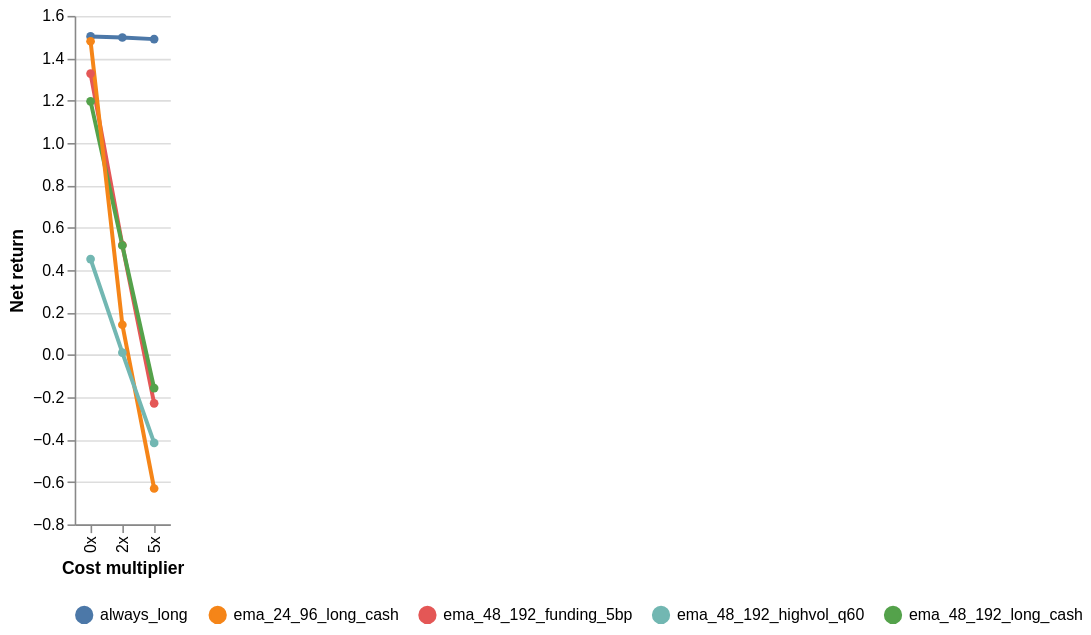

Here is the Vega-Lite specification saved for this chart:
### Vega-Lite specification from a JSON file in a GitHub repository (floating-point values rounded to 4 significant figures)
{"$schema": "https://vega.github.io/schema/vega-lite/v5.json", "description": "BTC AutoResearch cycle 1 cost stress for top candidates.", "width": "container", "height": 320, "data": {"values": [{"strategy": "always_long", "cost": "0x", "net": 1.503}, {"strategy": "always_long", "cost": "2x", "net": 1.498}, {"strategy": "always_long", "cost": "5x", "net": 1.49}, {"strategy": "ema_48_192_funding_5bp", "cost": "0x", "net": 1.328}, {"strategy": "ema_48_192_funding_5bp", "cost": "2x", "net": 0.5184}, {"strategy": "ema_48_192_funding_5bp", "cost": "5x", "net": -0.2286}, {"strategy": "ema_48_192_long_cash", "cost": "0x", "net": 1.197}, {"strategy": "ema_48_192_long_cash", "cost": "2x", "net": 0.5164}, {"strategy": "ema_48_192_long_cash", "cost": "5x", "net": -0.1568}, {"strategy": "ema_24_96_long_cash", "cost": "0x", "net": 1.48}, {"strategy": "ema_24_96_long_cash", "cost": "2x", "net": 0.1423}, {"strategy": "ema_24_96_long_cash", "cost": "5x", "net": -0.6307}, {"strategy": "ema_48_192_highvol_q60", "cost": "0x", "net": 0.452}, {"strategy": "ema_48_192_highvol_q60", "cost": "2x", "net": 0.0108}, {"strategy": "ema_48_192_highvol_q60", "cost": "5x", "net": -0.4157}]}, "mark": {"type": "line", "point": true, "strokeWidth": 2.5}, "encoding": {"x": {"field": "cost", "type": "ordinal", "sort": ["0x", "2x", "5x"], "title": "Cost multiplier"}, "y": {"field": "net", "type": "quantitative", "title": "Net return"}, "color": {"field": "strategy", "type": "nominal", "legend": {"title": null, "orient": "bottom"}}, "tooltip": [{"field": "strategy", "type": "nominal", "title": "Strategy"}, {"field": "cost", "type": "ordinal", "title": "Cost"}, {"field": "net", "type": "quantitative", "format": ".4f", "title": "Net"}]}, "config": {"axis": {"labelLimit": 180}, "view": {"stroke": null}}}
